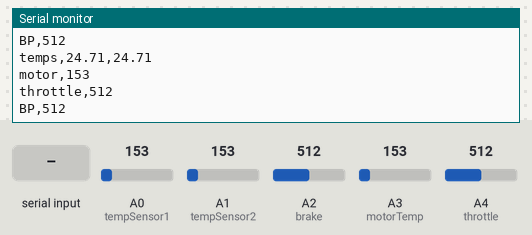
Simulated run of this sketch. Board: Arduino Uno, built with avr-gcc and run on an emulated ATmega328P. Parts: the last lines printed to the serial monitor. Inputs (shaded band) come from the test bench; at power-on: A0 (tempSensor1) = 153, A1 (tempSensor2) = 153, A3 (motorTemp) = 153, A2 (brake) = 512, A4 (throttle) = 512.

Above: at 1.2 s.
1.3 s: "1" received over the second serial link
At 1.72 s:
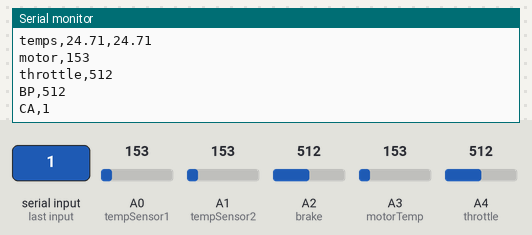
3.0 s: A0 (tempSensor1) set to 165
At 3.23 s:
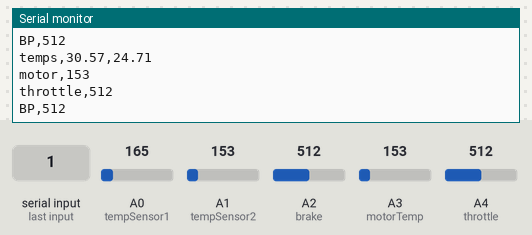
4.5 s: A1 (tempSensor2) set to 165
6.0 s: A3 (motorTemp) set to 165
At 6.25 s:
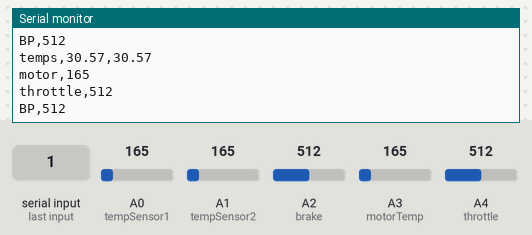
7.5 s: A2 (brake) set to 716
At 7.76 s:
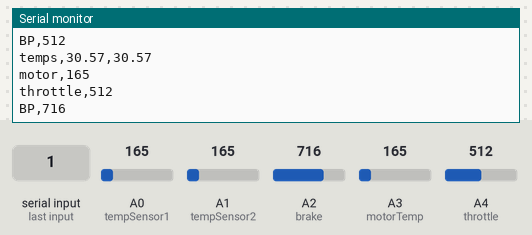
9.0 s: A4 (throttle) set to 716
At 9.27 s:
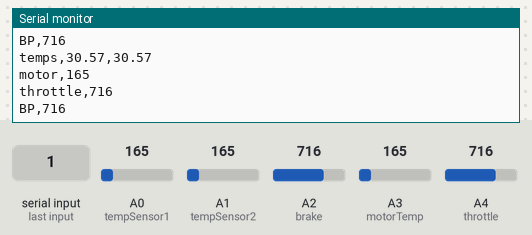

The sketch:

1.20.24_-_Newest.ino
```cpp
/*
  Last updated on 1/23/2024
*/

#include <SoftwareSerial.h>

#define tempSensor1 A0
#define tempSensor2 A1

#define brake A2

#define rxPin 3  // should be connected to ring of connector (tx from CA)
#define txPin 4  // should be connected to tip of connector (rx into CA)

#define motorTemp A3

#define throttle A4

bool newLine = false;


SoftwareSerial SUART(rxPin, txPin);  //defines a second serial communication for the CA

String output;
int dataType = 0;       // keeps track of which type of data is being recieved
String fullValue = "";  // collects all the digits of a data point
String output_bp;
String output_temp;


void setup() {
  Serial.begin(9600);

  pinMode(rxPin, INPUT);
  pinMode(txPin, OUTPUT);

  pinMode(tempSensor1, INPUT);
  pinMode(tempSensor2, INPUT);

  pinMode(throttle, INPUT);

  pinMode(motorTemp, INPUT);

  SUART.begin(9600);

}


void loop() {
  temperatures();

  throttleAndBreak();

  suart();

  delay(250);
}

void throttleAndBreak(){

  Serial.println("throttle,"+String(analogRead(throttle)));

  Serial.println("BP,"+String(analogRead(brake)));

}

void suart(){
  if (SUART.available()){
    Serial.print("CA,");
    newLine = true;
  }
  while (SUART.available()){
    char data = SUART.read();
    if( 42 < (int)data && (int)data < 60 ){
      Serial.print(data);
    }else{
      Serial.print(",");
    }

  }
  if (newLine){
    Serial.println(" ");
    newLine = false;
  }
}

void temperatures() {

  Serial.println("temps,"+String(convert_tmp36(analogRead(tempSensor1)))+","+String(convert_tmp36(analogRead(tempSensor2))));

  Serial.println("motor,"+String(analogRead(motorTemp)));

}

double convert_tmp36(int in) {
  if(in <= 1){
    return -5;
  }
  if(in >= 270){
    return -6;
  }
  return ((((double)in/1024)*5-0.5)*100);
}
```

Measured:
- after the input at 1.3 s, the serial monitor: prints a new line after 0.27 s (image 1)
- after the input at 3.0 s, the serial monitor: prints a new line at once (image 2)
- after the input at 6.0 s, the serial monitor: prints a new line after 0.06 s (image 3)
- after the input at 7.5 s, the serial monitor: prints a new line after 0.10 s (image 4)
- after the input at 9.0 s, the serial monitor: prints a new line after 0.10 s (image 5)
